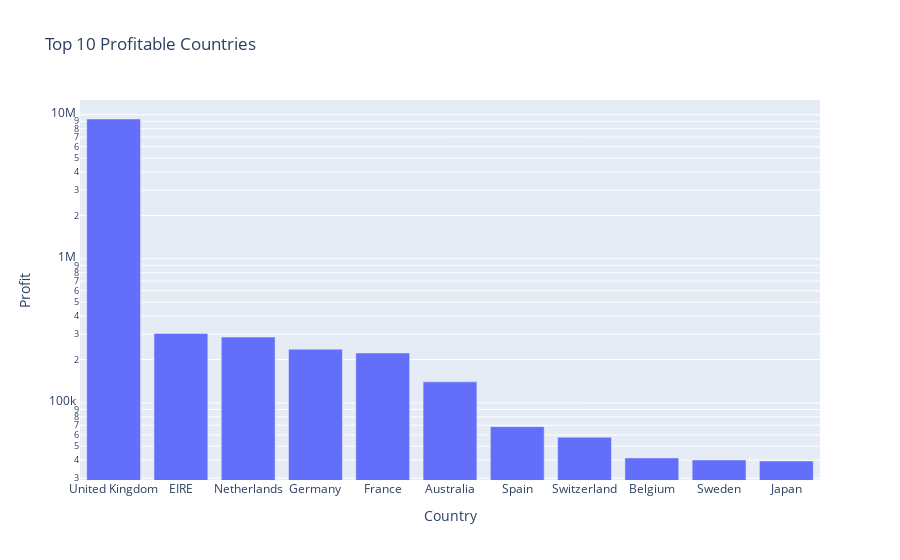

Notebook code for this chart:
### Code cell
# Top 10 Profitable Countries
fig = px.bar(viz, x='Country', y='Profit', log_y=True, title='Top 10 Profitable Countries')
fig.show()

### Figure 1 — Plotly figure (JSON) as saved in the notebook; plotly's stock layout.template omitted (floating-point values rounded to 4 significant figures)
{"data": [{"alignmentgroup": "True", "hovertemplate": "Country=%{x}<br>Profit=%{y}<extra></extra>", "legendgroup": "", "marker": {"color": "#636efa", "pattern": {"shape": ""}}, "name": "", "offsetgroup": "", "orientation": "v", "showlegend": false, "textposition": "auto", "type": "bar", "x": ["United Kingdom", "EIRE", "Netherlands", "Germany", "France", "Australia", "Spain", "Switzerland", "Belgium", "Sweden", "Japan"], "xaxis": "x", "y": [9342000.0, 302900.0, 286000.0, 235800.0, 221900.0, 139900.0, 68360.0, 57770.0, 41480.0, 40150.0, 39490.0], "yaxis": "y"}], "layout": {"barmode": "relative", "legend": {"tracegroupgap": 0}, "title": {"text": "Top 10 Profitable Countries"}, "xaxis": {"anchor": "y", "domain": [0, 1], "title": {"text": "Country"}}, "yaxis": {"anchor": "x", "domain": [0, 1], "title": {"text": "Profit"}, "type": "log"}}}
